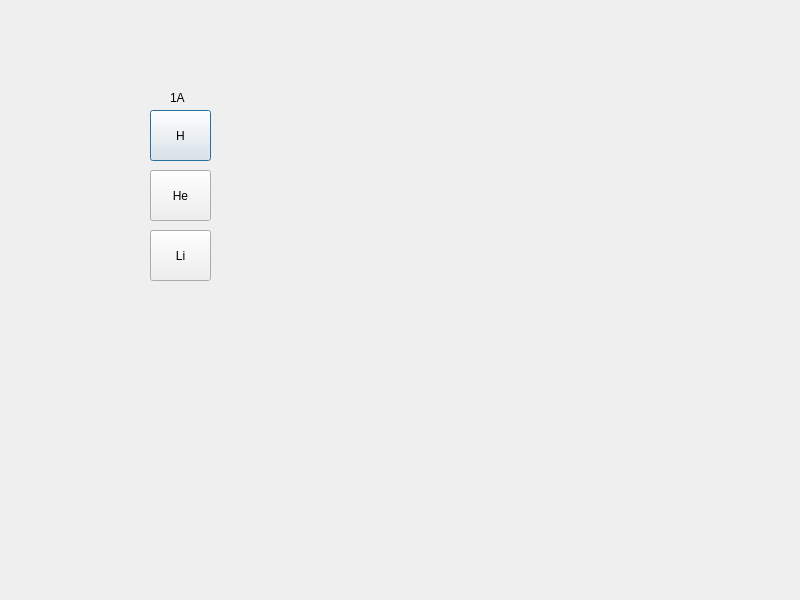
<?xml version="1.0" encoding="UTF-8"?>
<ui version="4.0">
 <class>Dialog</class>
 <widget class="QDialog" name="Dialog">
  <property name="geometry">
   <rect>
    <x>0</x>
    <y>0</y>
    <width>800</width>
    <height>600</height>
   </rect>
  </property>
  <property name="windowTitle">
   <string>Dialog</string>
  </property>
  <widget class="QPushButton" name="btnHydrogen">
   <property name="geometry">
    <rect>
     <x>150</x>
     <y>110</y>
     <width>61</width>
     <height>51</height>
    </rect>
   </property>
   <property name="text">
    <string>H</string>
   </property>
  </widget>
  <widget class="QPushButton" name="btnLitium">
   <property name="geometry">
    <rect>
     <x>150</x>
     <y>230</y>
     <width>61</width>
     <height>51</height>
    </rect>
   </property>
   <property name="text">
    <string>Li</string>
   </property>
  </widget>
  <widget class="QPushButton" name="btnHelium">
   <property name="geometry">
    <rect>
     <x>150</x>
     <y>170</y>
     <width>61</width>
     <height>51</height>
    </rect>
   </property>
   <property name="text">
    <string>He</string>
   </property>
  </widget>
  <widget class="QLabel" name="label">
   <property name="geometry">
    <rect>
     <x>170</x>
     <y>90</y>
     <width>49</width>
     <height>16</height>
    </rect>
   </property>
   <property name="text">
    <string>1A</string>
   </property>
  </widget>
 </widget>
 <resources/>
 <connections/>
</ui>
